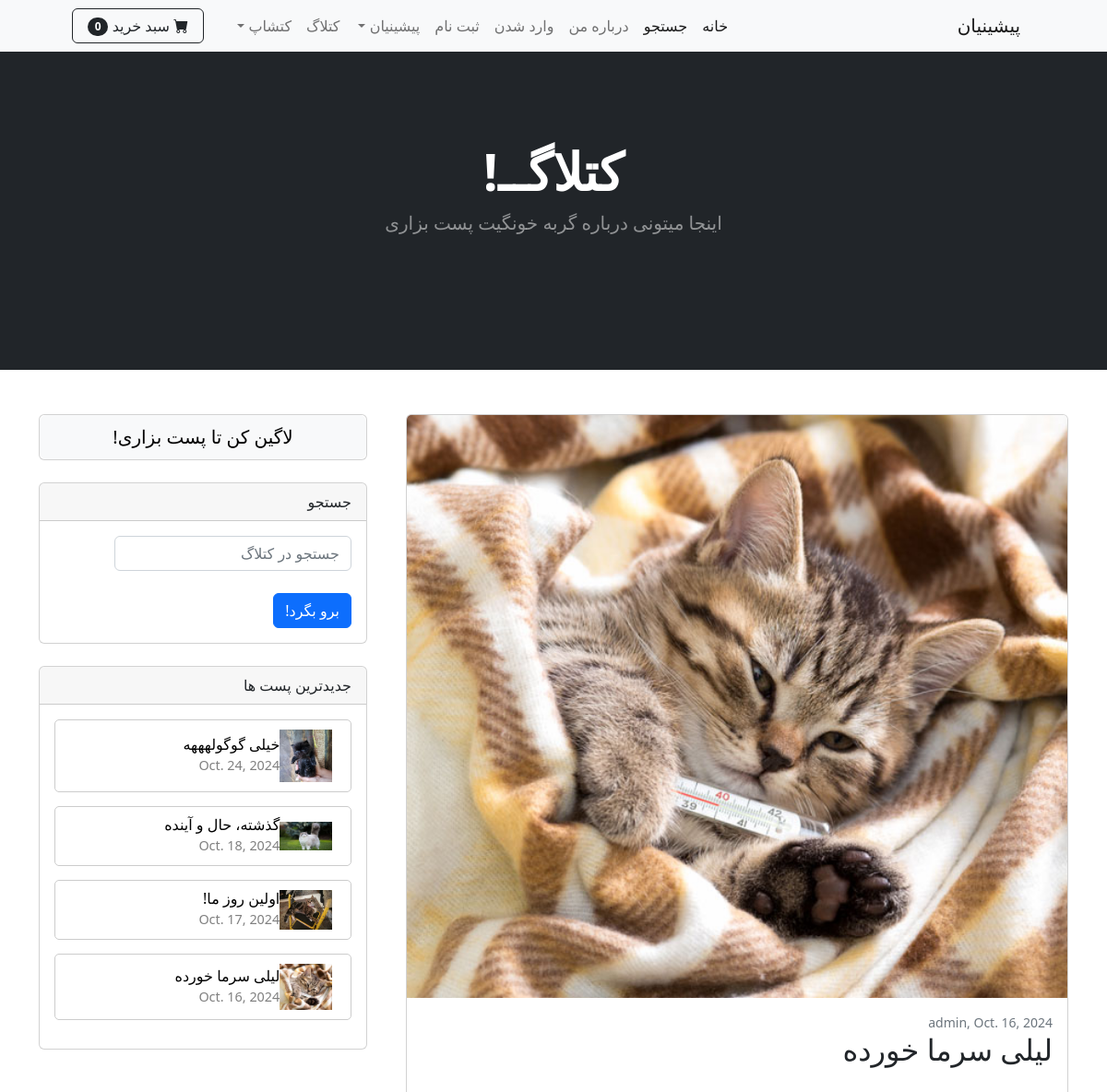
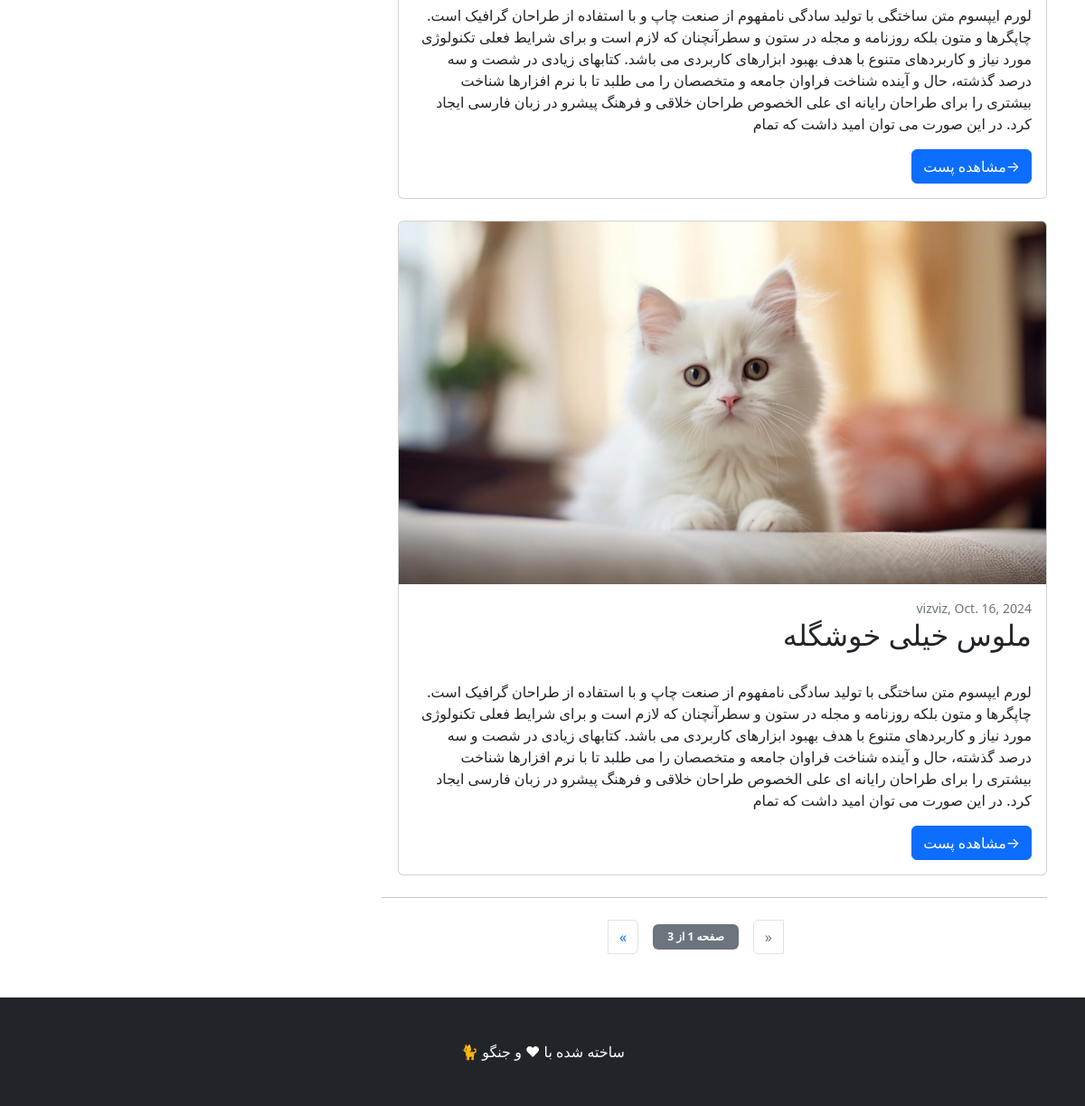
The page /catlog/ on the database as committed earlier (2 pictures, top to bottom).
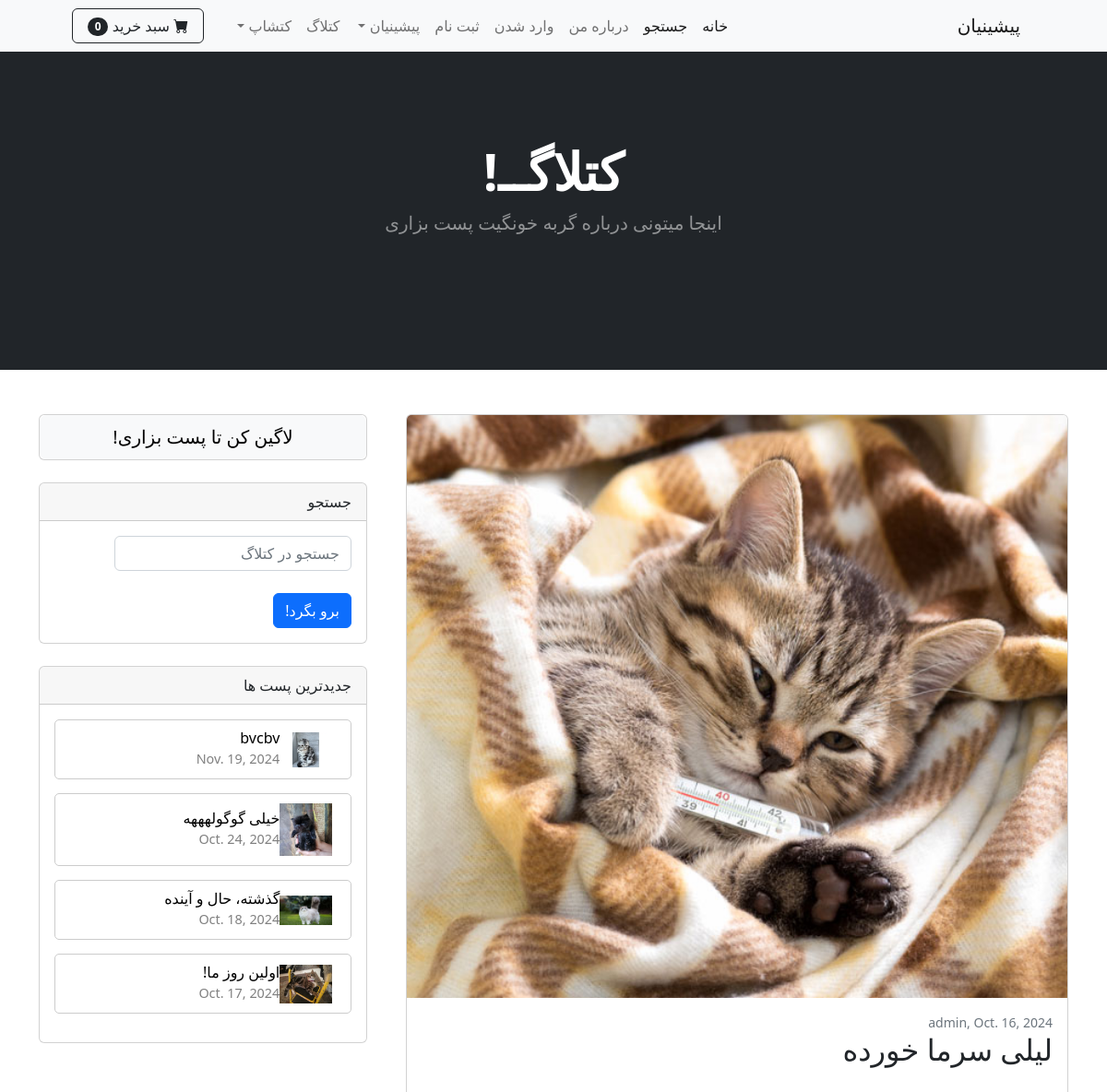
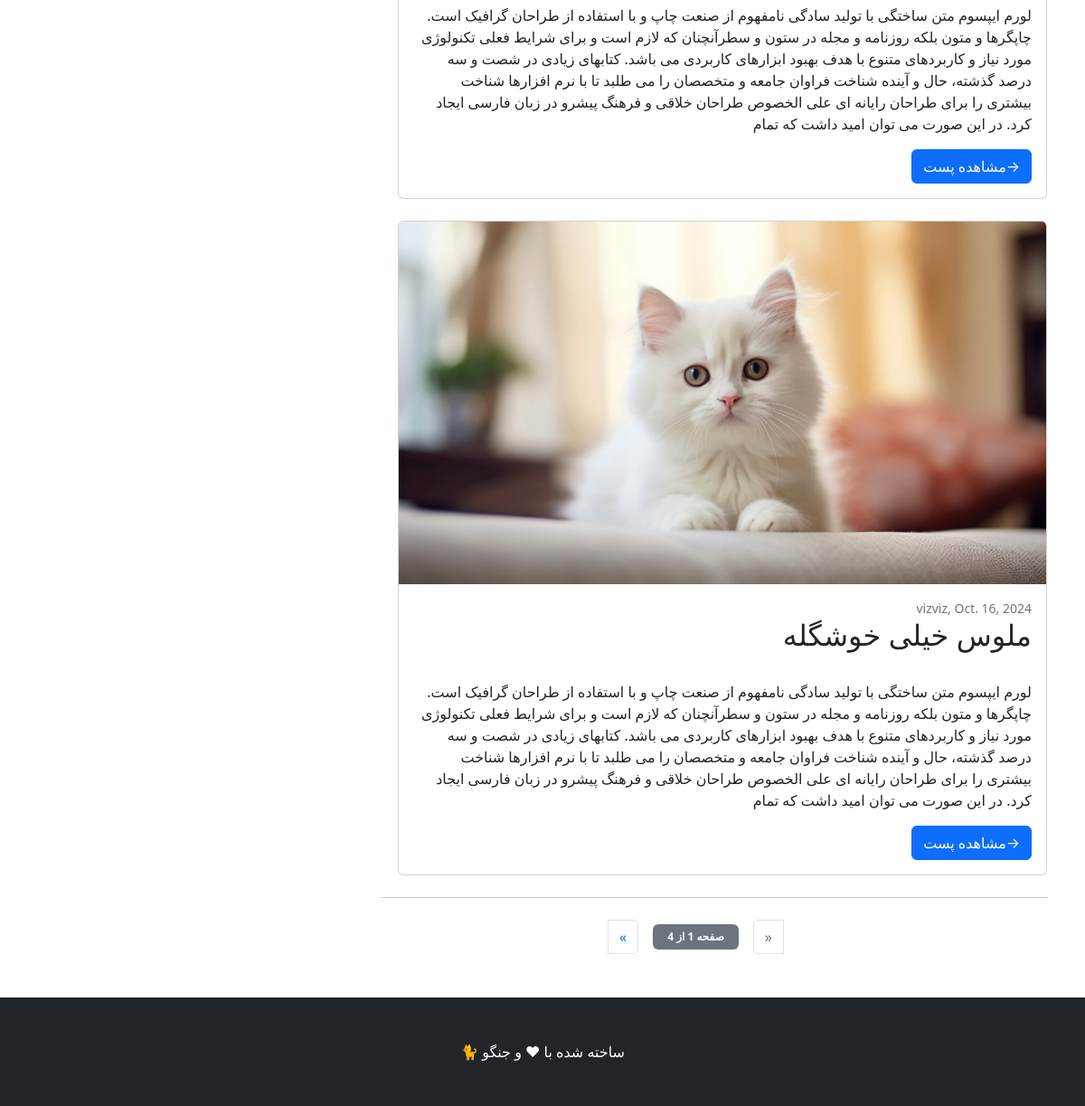
The same page on the database as committed later (2 pictures, top to bottom).
### catlog/models.py (models this page shows, shortened)
class Post(models.Model):
    cat_name = models.CharField(max_length=50)
    title = models.CharField(max_length=250)
    excerpt = models.TextField(max_length=500, default='', blank=True, null=True)
    body = models.TextField()
    writer = models.ForeignKey(User ,on_delete=models.CASCADE)
    date = models.DateField(default=date.today)
    picture = models.ImageField(upload_to='upload/%y/%m/%d')
    profile = models.ForeignKey(Profile, on_delete=models.CASCADE, null=True, blank=True)

### catlog/views.py (the view)
# urls.py: path('',CatlogHome.as_view() , name='catlog'),
class CatlogHome(View):
    model = Post # مدل پست رو بردار به این تمپلیت ارسال کن . از نوع لیست است
    template_name = 'catlog_home.html'  #ما نیاز داریم یک لیستی رو ببینیم
    paginate_by = 2
    def get(self,request):
        posts = Post.objects.all()
        paginator = Paginator(posts, self.paginate_by)#  همه پست هارو میخونه  و براساس اینکه گفتیم چندتا چندتا تویه صفحه قرار بده یه شی به نام پجینیتور میسازه. پس پجینیتور ما شامل یه تعداد صفحه میشه که تو هر صفحه یه تعداد پست قرار گرفته
        page_number = request.GET.get('page')# شماره صفحه . به سراغ ریکوئست کاربر از نوع گت میریم . پیج را ازش استخراج میکنیم این پیج از طریق همون ریکوئست کاربر بما میرسع و میفرسته
        page_obj = paginator.get_page(page_number) #با متد گت پیج برو  شماره پیجی که کاربر میخواد استخراج کن بریز تو این
        user_profile = None
        if request.user.is_authenticated:  # اگر کاربر لاگین باشد
            try:
                user_profile = Profile.objects.get(user=request.user)  # پروفایل کاربر
            except Profile.DoesNotExist:
                user_profile = None  # اگر پروفایل تعریف نشده باشد
        context = {
            'post_list': page_obj,
            'user_profile': user_profile,
        }
        return render(request, self.template_name, context )

### cart/cart.py (called while the page is built)
    def __len__(self):
        return sum(item['product_count'] for item in self.cart.values())

### cart/context_processors.py (called while the page is built)
def cart(request):
    return {'cart':Cart(request)}

### catlog/context_processors.py (called while the page is built)
def recent_posts(request):
    recent_posts = Post.objects.order_by('-date')[:4]
    return {'recent_posts':recent_posts}

### catlog/templates/catlog_home.html (shortened to what the changed rows need)
{% extends 'base.html' %}
{% block content %}
  <header class="bg-dark py-5">
    <div class="container px-4 px-lg-5 my-5">
         <div class="text-center text-white">
             <h1 class="display-4 fw-bolder"> کتلاگــ! </h1>
          </div>
          <br><br>
    </div>
</header>
<br><br>
<div class="container">
    <div class="row">
        <div class="col-lg-8">
             {% for post in post_list %}
            <div class="card mb-4" style="width: 19cm; height: auto;">
                <a href="{% url 'post_detail' post.pk %}"><img class="card-img-top" src="{{ post.picture.url }}" alt="..."   /></a>
                <div class="card-body">
                    <div class="small text-muted">{{ post.writer }},  {{ post.date }}</div>
                    <a class="text-decoration-none link-dark stretched-link" href="{% url 'post_detail' post.pk %}"><h2 class="card-title">{{ post.title }}</h2></a>
                    <br>
                    <p class="card-text">{{ post.excerpt }}</p>
                    <a class="btn btn-primary" href="{% url 'post_detail' post.pk %}"> →مشاهده پست </a>
                </div>
            </div>
            {% endfor %}
            {% if post_list.has_other_pages %}
            <nav aria-label="Pagination">
                <hr class="my-0" />
                <div class="blog-pagination text-center">
                    <ul class="pagination justify-content-center my-4 align-items-center">
                        {% if post_list.has_previous %}
                        <li class="page-item">
                            <a class="page-link" href="?page={{ post_list.previous_page_number }}" aria-label="Previous">
                                &laquo;
                            </a>
                        </li>
                        {% else %}
                        <li class="page-item disabled">
                            <span class="page-link">&laquo;</span>
                        </li>
                        {% endif %}
                        <li class="page-item disabled mx-3">
                            <span class="badge bg-secondary px-3 py-2">
                                <strong>صفحه {{ post_list.number }} از {{ post_list.paginator.num_pages }}</strong>
                            </span>
                        </li>
                        {% if post_list.has_next %}
                        <li class="page-item">
                            <a class="page-link" href="?page={{ post_list.next_page_number }}" aria-label="Next">
                                &raquo;
                            </a>
                        </li>
                        {% else %}
                        <li class="page-item disabled">
                            <span class="page-link">&raquo;</span>
                        </li>
                        {% endif %}
                    </ul>
                </div>
            </nav>
        {% endif %}
        <br>
        </div>
        <div class="col-lg-4">
             {% block sidebar %}
                {% include 'catlog_sidebar.html' %}
             {% endblock sidebar %}
        </div>
    </div>
</div>
{% endblock content %}

### catlog/templates/catlog_sidebar.html
{% load static %}
  <div class="card mb-3">
    <div class="card-header"> جدیدترین پست ها </div>
    {% if recent_posts %}
    <div class="card-body">
        {% for post in recent_posts %}
        <div style="border: 1px solid #ccc; border-radius: 5px; padding: 10px; margin-bottom: 15px; display: flex; align-items: center;">
            <img src="{{ post.picture.url }}" alt="" style="width: 1.5cm; height: auto; margin-right: 10px;">
            <div>
                <h6 style="margin: 0;"><a href="{% url 'post_detail' post.pk %}" style="text-decoration: none; color: black;">  {{ post.title }}  </a></h6>
                <time datetime="2020-01-01" style="font-size: 0.9em; color: gray;">{{ post.date }}</time>
            </div>
        </div>
        {% endfor %}
    </div>
    {% else %}
      <p>No blog post is available!</p>
    {% endif %}
</div>

Rows that differ between the two databases and show on the page:
no longer on one of the page's lists (row unchanged): Post: title "لیلی سرما خورده", date "Oct. 16, 2024"
added Post: picture (picture), title "bvcbv", date "Nov. 19, 2024"
Other text that changed with them:
{{ post_list.paginator.num_pages }}: "3" → "4"
